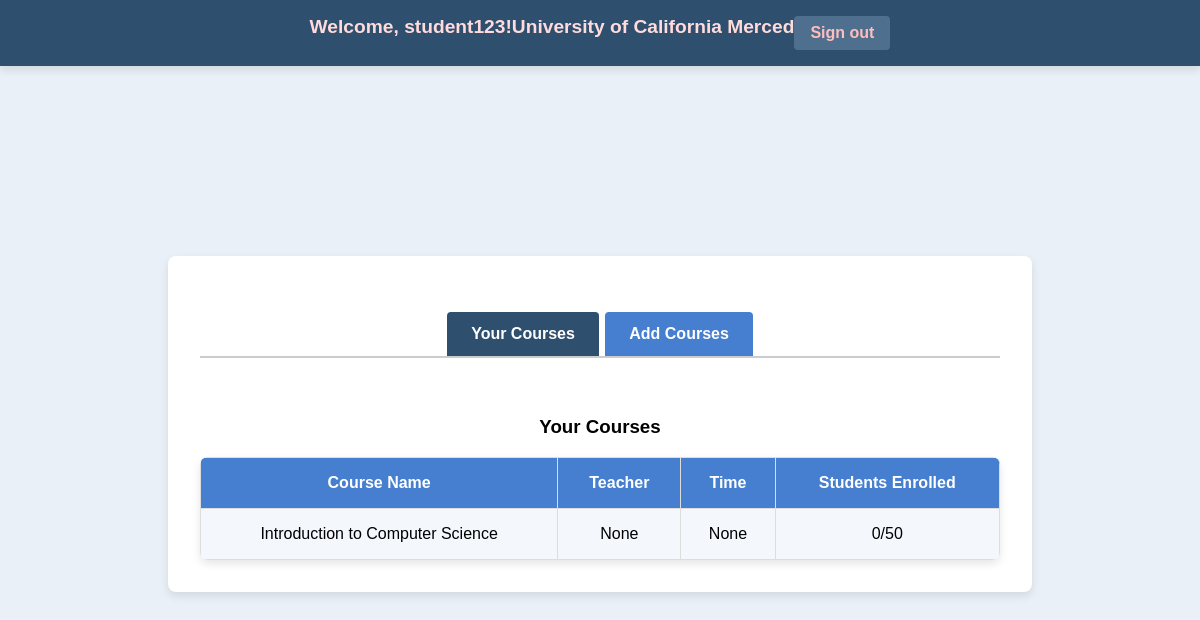
Page /student/courses (signed in) on the earlier database version.
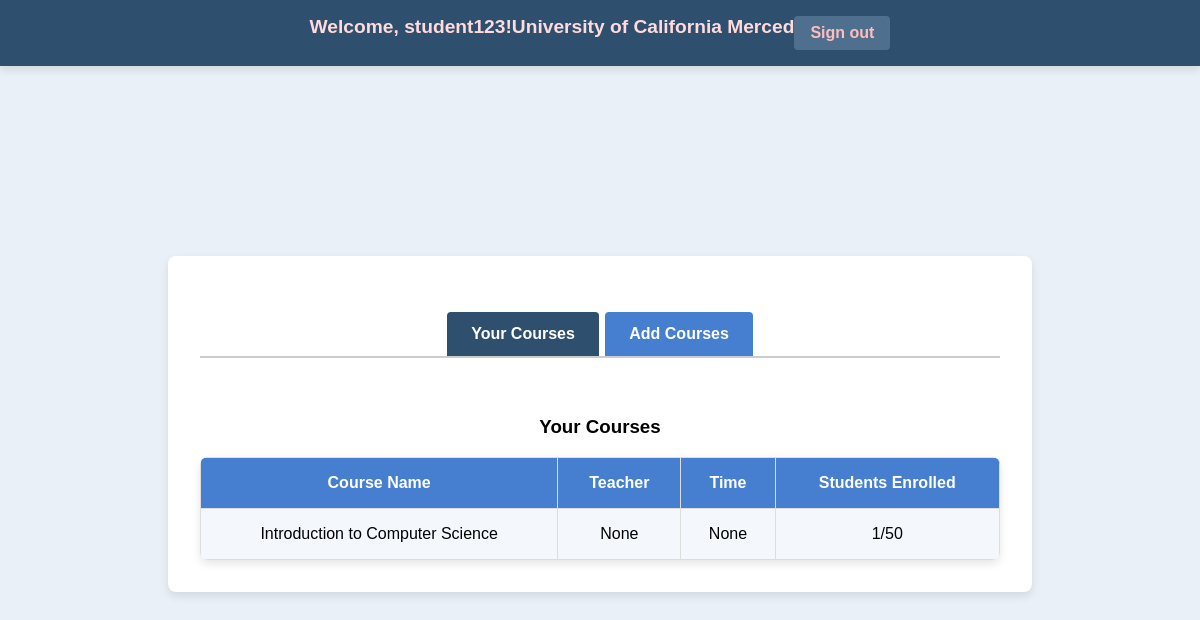
Same page on the later database version.
### app.py (models this page shows)
class User(UserMixin, db.Model):
    id = db.Column(db.Integer, primary_key=True)
    username = db.Column(db.String(150), unique=True, nullable=False)
    password = db.Column(db.String(150), nullable=False)
    role = db.Column(db.String(50))  # Can be 'student', 'teacher', or 'admin'

class Course(db.Model):
    id = db.Column(db.Integer, primary_key=True)
    course_code = db.Column(db.String(10), unique=True, nullable=False)
    course_name = db.Column(db.String(100), nullable=False)
    capacity = db.Column(db.Integer, nullable=False)
    teacher = db.Column(db.String(100), nullable=True)
    time = db.Column(db.String(50), nullable=True)
    enrolled_count = db.Column(db.Integer, default=0)

### app.py (the view)
@app.route('/student/courses')
@login_required
def student_courses():
    if current_user.role != 'student':
        flash("Access denied: Only students can view this page.", "danger")
        return redirect(url_for('home'))
    courses = Course.query.all()
    enrolled_course_ids = [enrollment.course_id for enrollment in Enrollment.query.filter_by(user_id=current_user.id).all()]
    return render_template('student_courses.html', courses=courses, enrolled_course_ids=enrolled_course_ids)

### app.py (called while the page is built)
@login_manager.user_loader
def load_user(user_id):
    return User.query.get(int(user_id))

### templates/student_courses.html (shortened to what this page needs)
<!DOCTYPE html>
<html lang="en">
<head>
    <link rel="stylesheet" href="{{ url_for('static', filename='styles.css') }}">
</head>
<body>
    <div class="header">
        <h1>Welcome, {{ current_user.username }}!</h1>
        <h2>University of California Merced</h2>
        <a href="{{ url_for('logout') }}" class="sign-out">Sign out</a>
    </div>
    <div class="container">
        <div class="tabs">
            <a href="#your-courses" class="tab-button active">Your Courses</a>
            <a href="#add-courses" class="tab-button">Add Courses</a>
        </div>
        <div id="your-courses" class="tab-content active">
            <h3>Your Courses</h3>
            <table>
                <tr>
                    <th>Course Name</th>
                    <th>Teacher</th>
                    <th>Time</th>
                    <th>Students Enrolled</th>
                </tr>
                {% for course in courses %}
                    {% if course.id in enrolled_course_ids %}
                        <tr>
                            <td>{{ course.course_name }}</td>
                            <td>{{ course.teacher }}</td>
                            <td>{{ course.time }}</td>
                            <td>{{ course.enrolled_count }}/{{ course.capacity }}</td>
                        </tr>
                    {% endif %}
                {% endfor %}
            </table>
        </div>
    </div>
</body>
</html>

### static/styles.css (style rules this page uses)
body { font-family: Arial, sans-serif; background-color: #e9f0f7; margin: 0; display: flex; justify-content: center; align-items: center; min-height: 100vh; }
.container { max-width: 800px; width: 100%; background-color: #ffffff; padding: 2rem; border-radius: 8px; box-shadow: 0px 4px 10px rgba(0, 0, 0, 0.1); text-align: center; margin: 5rem auto 2rem; }
.header { width: 100%; background-color: #2f4f6f; color: #fff; padding: 1rem 0; display: flex; justify-content: center; box-shadow: 0px 4px 8px rgba(0, 0, 0, 0.1); position: fixed; top: 0; left: 0; z-index: 10; }
.header h1, .header h2 { font-size: 1.2rem; margin: 0; color: #ffdbdb; }
.sign-out { color: #ffbdbd; text-decoration: none; font-weight: bold; padding: 0.5rem 1rem; border-radius: 4px; background-color: #4f6f8f; }
.tabs { display: flex; justify-content: center; margin: 1.5rem 0; border-bottom: 2px solid #ccc; }
.tab-button { padding: 0.8rem 1.5rem; background-color: #467fcf; color: #fff; border: none; border-radius: 4px 4px 0 0; cursor: pointer; font-weight: bold; margin: 0 0.2rem; transition: background-color 0.3s ease; text-decoration: none; }
.tab-button.active { background-color: #2f4f6f; }
table { width: 100%; border-collapse: collapse; margin-top: 1rem; text-align: center; border-radius: 8px; overflow: hidden; box-shadow: 0px 4px 8px rgba(0, 0, 0, 0.1); }
th, td { border: 1px solid #ddd; padding: 1rem; }
th { background-color: #467fcf; color: #fff; font-weight: bold; }
tr:nth-child(even) { background-color: #f4f8fc; }
.tab-content { display: none; }
.tab-content.active { display: block; padding-top: 1rem; }

Differences in the rows shown:
changed Course "Introduction to Computer Science": enrolled_count "0" → "1"
